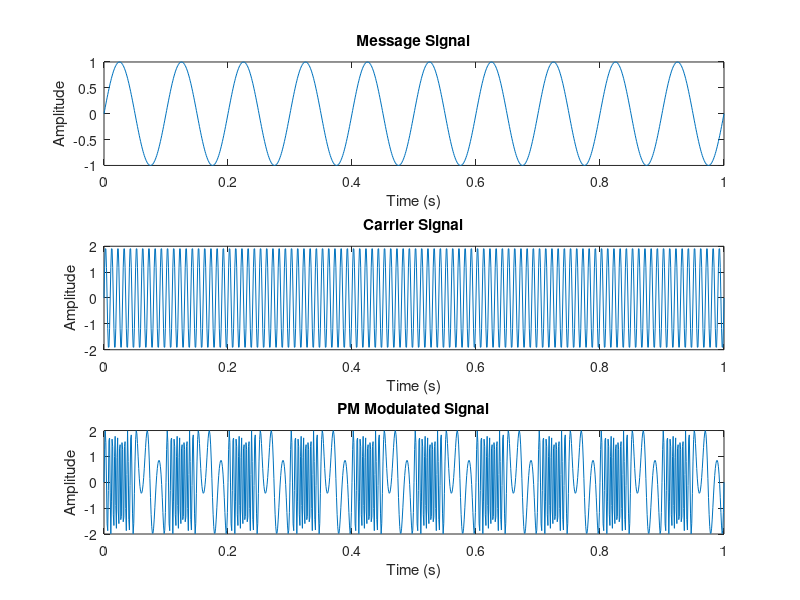

Here is the MATLAB script that generated this plot: (Note: this script raises an error after producing the figure.)
clc;
clear all;
close all;

% Signal parameters
Am = 1;               % Amplitude of the message signal
fm = 10;              % Frequency of the message signal (Hz)
Ac = 2;               % Amplitude of the carrier signal
fc = 100;             % Frequency of the carrier signal (Hz)
modulation_index = 1; % Modulation index (Phase deviation / Maximum phase change)

% Time parameters
t = 0:0.001:1;        % Time vector (from 0 to 1 second with a step size of 0.001 second)

% Generate the message signal
message_signal = Am * sin(2*pi*fm*t);

% Generate the carrier signal
carrier_signal = Ac * sin(2*pi*fc*t);

% Generate the PM modulated signal
phase_deviation = modulation_index * max(message_signal);
modulated_signal = Ac * sin(2*pi*fc*t + phase_deviation * cumsum(message_signal));

% Plotting
subplot(3, 1, 1);
plot(t, message_signal);
xlabel('Time (s)');
ylabel('Amplitude');
title('Message Signal');

subplot(3, 1, 2);
plot(t, carrier_signal);
xlabel('Time (s)');
ylabel('Amplitude');
title('Carrier Signal');

subplot(3, 1, 3);
plot(t, modulated_signal);
xlabel('Time (s)');
ylabel('Amplitude');
title('PM Modulated Signal');

% Adjusting the subplot layout
sgtitle('Phase Modulation (PM)');

